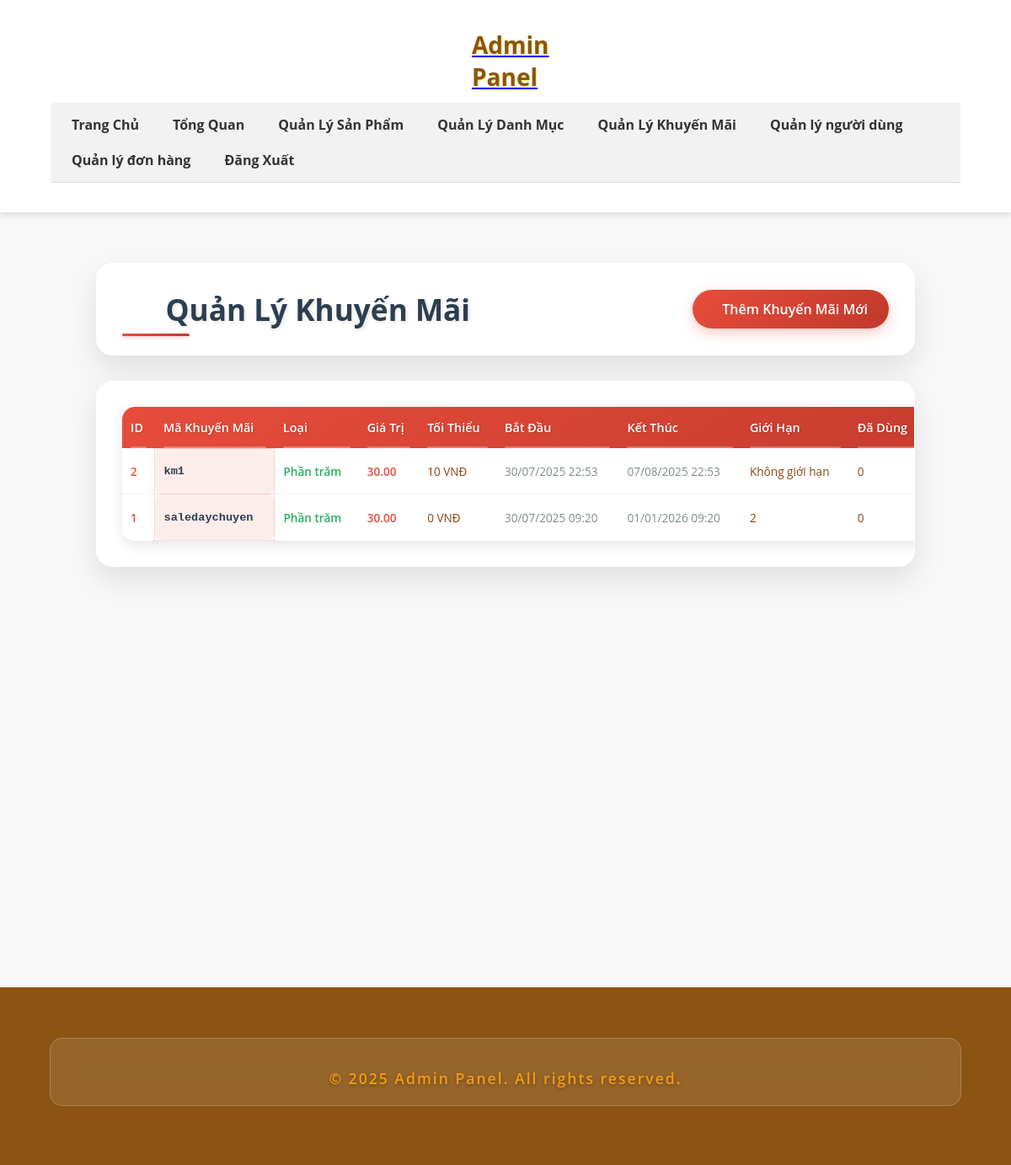
Page /admin/promotions/index.php (signed in) on the committed database.
### tables this page shows
CREATE TABLE `promotions` (
  `id` int(11) NOT NULL,
  `code` varchar(50) DEFAULT NULL,
  `name` varchar(255) NOT NULL,
  `description` text DEFAULT NULL,
  `type` enum('percentage','fixed_amount','free_shipping') NOT NULL,
  `value` decimal(10,2) NOT NULL,
  `min_amount` decimal(10,2) NOT NULL DEFAULT 0.00,
  `used_count` int(11) NOT NULL DEFAULT 0,
  `min_order_amount` decimal(10,2) DEFAULT 0.00,
  `start_date` datetime NOT NULL,
  `end_date` datetime NOT NULL,
  `is_public` tinyint(1) NOT NULL DEFAULT 1,
  `usage_limit` int(11) DEFAULT NULL,
  `usage_count` int(11) DEFAULT 0,
  `is_active` tinyint(1) DEFAULT 1,
  `applies_to` enum('all','specific_products','specific_categories') DEFAULT 'all',
  `created_at` timestamp NOT NULL DEFAULT current_timestamp(),
  `updated_at` timestamp NOT NULL DEFAULT current_timestamp() ON UPDATE current_timestamp()
);

### admin/promotions/index.php (the view, shortened to what this page needs)
<?php
require_once '../../includes/db.php';
$sql = "SELECT * FROM promotions ORDER BY id DESC";
$result = $conn->query($sql);
require_once '../includes/admin_header.php';
?>
<div class="admin-promotions-page">
    <div class="container">
        <div class="admin-promotions-header">
            <h2><i class="fas fa-gift"></i> Quản Lý Khuyến Mãi</h2>
            <a href="create.php" class="btn-add-promotion">
                <i class="fas fa-plus"></i> Thêm Khuyến Mãi Mới
            </a>
        </div>
        <div class="admin-promotions-table-container">
            <?php if ($result->num_rows > 0): ?>
                <table class="admin-promotions-table">
                    <thead>
                        <tr>
                            <th><i class="fas fa-hashtag"></i> ID</th>
                            <th><i class="fas fa-tag"></i> Mã Khuyến Mãi</th>
                            <th><i class="fas fa-gift"></i> Loại</th>
                            <th><i class="fas fa-coins"></i> Giá Trị</th>
                            <th><i class="fas fa-shopping-cart"></i> Tối Thiểu</th>
                            <th><i class="fas fa-calendar"></i> Bắt Đầu</th>
                            <th><i class="fas fa-calendar"></i> Kết Thúc</th>
                            <th><i class="fas fa-users"></i> Giới Hạn</th>
                            <th><i class="fas fa-check-circle"></i> Đã Dùng</th>
                        </tr>
                    </thead>
                    <tbody>
                        <?php while($row = $result->fetch_assoc()): ?>
                        <tr>
                            <td class="admin-promotion-id"><?php echo htmlspecialchars($row['id']); ?></td>
                            <td class="admin-promotion-code"><?php echo htmlspecialchars($row['code']); ?></td>
                            <td class="admin-promotion-type <?php echo htmlspecialchars($row['type']); ?>">
                                <?php
                                $type_labels = [
                                    'percentage' => 'Phần trăm',
                                    'fixed_amount' => 'Số tiền cố định',
                                    'free_shipping' => 'Miễn phí vận chuyển'
                                ];
                                echo $type_labels[$row['type']] ?? htmlspecialchars($row['type']);
                                ?>
                            </td>
                            <td class="admin-promotion-value"><?php echo htmlspecialchars($row['value']); ?></td>
                            <td><?php echo number_format($row['min_amount'], 0, ',', '.'); ?> VNĐ</td>
                            <td class="admin-promotion-date"><?php echo date('d/m/Y H:i', strtotime($row['start_date'])); ?></td>
                            <td class="admin-promotion-date"><?php echo date('d/m/Y H:i', strtotime($row['end_date'])); ?></td>
                            <td><?php echo $row['usage_limit'] ?? 'Không giới hạn'; ?></td>
                            <td><?php echo htmlspecialchars($row['used_count']); ?></td>
                        </tr>
                        <?php endwhile; ?>
                    </tbody>
                </table>
            <?php endif; ?>
        </div>
    </div>
</div>
</main>
<footer>
    <div class="container">
        <p>&copy; <?php echo date("Y"); ?> Admin Panel. All rights reserved.</p>
    </div>
</footer>
</body>
</html>

### admin/includes/admin_header.php (shortened to what this page needs)
<!DOCTYPE html>
<html lang="vi">
<head>
    <link rel="stylesheet" href="../../assets/css/style.css">
</head>
<body>
    <header>
        <div class="container">
            <div class="logo">
                <a href="../dashboard.php"><h1>Admin Panel</h1></a>
            </div>
            <nav class="admin-nav">
                <ul>
                    <li><a href="/trangsuc_shop/index.php">Trang Chủ</a></li>
                    <li><a href="../dashboard.php">Tổng Quan</a></li>
                    <li><a href="../products/index.php">Quản Lý Sản Phẩm</a></li>
                    <li><a href="../categories/index.php">Quản Lý Danh Mục</a></li>
                    <li><a href="../promotions/index.php">Quản Lý Khuyến Mãi</a></li>
                    <li><a href="../users/index.php">Quản lý người dùng</a></li>
                    <li><a href="../orders/index.php">Quản lý đơn hàng</a></li>
                    <li><a href="../../logout.php">Đăng Xuất</a></li>
                </ul>
            </nav>
        </div>
    </header>
    <main class="container">

### admin/includes/admin_header.php (style rules this page uses)
.admin-nav { background-color: #f2f2f2; padding: 15px; border-bottom: 1px solid #ddd; margin-bottom: 20px; }
.admin-nav ul { list-style: none; padding: 0; margin: 0; display: flex; gap: 20px; }
.admin-nav ul li a { text-decoration: none; color: #333; font-weight: bold; padding: 5px 10px; border-radius: 4px; }

### rows in the picture
promotions: id "2", code "km1", type "Phần trăm", value "30.00", min_amount "10", start_date "30/07/2025 22:53", end_date "07/08/2025 22:53", usage_limit "Không giới hạn", used_count "0"
promotions: id "1", code "saledaychuyen", type "Phần trăm", value "30.00", min_amount "0", start_date "30/07/2025 09:20", end_date "01/01/2026 09:20", usage_limit "2", used_count "0"
